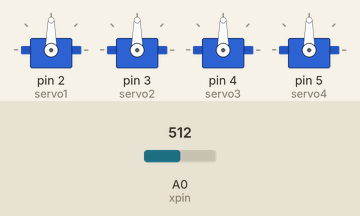
Simulated run of this sketch. Board: Arduino Uno, built with avr-gcc and run on an emulated ATmega328P. On the bench: 4 × servo. Inputs (shaded band) come from the test bench; at power-on: A0 (xpin) = 512.

Above: at 1.2 s.
1.3 s: A0 (xpin) set to 546
2.8 s: A0 (xpin) set to 571
At 4.0 s:
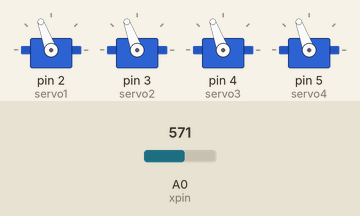
4.3 s: A0 (xpin) set to 545
At 5.5 s:
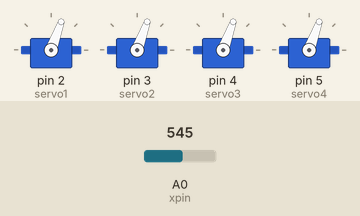
7.3 s: A0 (xpin) set to 565
At 7.9 s:
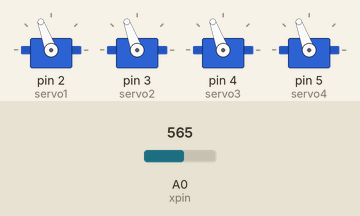
8.8 s: A0 (xpin) set to 511
At 10.0 s:
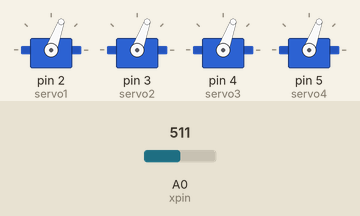
Timing chart, 0 to 11.8 s (numbered marks = the images above; inputs shaded):
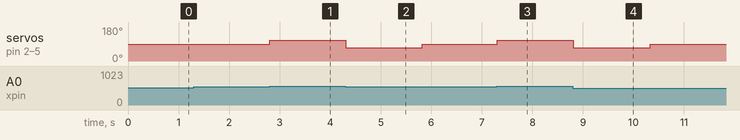

The sketch:

4_servo_accelerometer_code.ino
```cpp
#include <Servo.h>

Servo servo1;
Servo servo2;
Servo servo3;
Servo servo4;

const int xpin = A0;  // Accelerometer X-axis pin
const int thresholdLow = 380;
const int thresholdHigh = 555;

int direction = 0;         // 1 = CW, -1 = CCW, 0 = stop
long moveUnits = 0;        // Net movement from origin

unsigned long lastTrackTime = 0;
const int trackingInterval = 100; // ms between movement updates

void setup() {
  servo1.attach(2);
  servo2.attach(3);
  servo3.attach(4);
  servo4.attach(5);

  stopAllServos();  // Start idle
}

void loop() {
  int accelVal = analogRead(xpin);
  unsigned long now = millis();

  // If sensor is tilted → rotate accordingly
  if (accelVal > thresholdHigh) {
    rotateCW();
    direction = 1;

    if (now - lastTrackTime >= trackingInterval) {
      moveUnits += direction;
      lastTrackTime = now;
    }
  }
  else if (accelVal < thresholdLow) {
    rotateCCW();
    direction = -1;

    if (now - lastTrackTime >= trackingInterval) {
      moveUnits += direction;
      lastTrackTime = now;
    }
  }
  // Sensor is in neutral zone
  else {
    // If we're not at origin, return to origin
    if (moveUnits > 0) {
      rotateCCW();
      direction = -1;

      if (now - lastTrackTime >= trackingInterval) {
        moveUnits += direction;
        lastTrackTime = now;
      }
    }
    else if (moveUnits < 0) {
      rotateCW();
      direction = 1;

      if (now - lastTrackTime >= trackingInterval) {
        moveUnits += direction;
        lastTrackTime = now;
      }
    }
    else {
      // At origin, and sensor is neutral → STOP
      stopAllServos();
      direction = 0;
    }
  }

  delay(10);  // For smoothing
}

// === Helper functions ===
void rotateCW() {
  servo1.write(110);
  servo2.write(110);
  servo3.write(110);
  servo4.write(110);
}

void rotateCCW() {
  servo1.write(70);
  servo2.write(70);
  servo3.write(70);
  servo4.write(70);
}

void stopAllServos() {
  servo1.write(90);
  servo2.write(90);
  servo3.write(90);
  servo4.write(90);
}
```

Measured:
- the behaviour switches between 555 and 556 on A0 (xpin) (found by bisection; images 0 and 1)
- after the input at 1.3 s, every drawn part: stays the same
- after the input at 2.8 s, servo on pin 2 (servo1), servo on pin 3 (servo2), servo on pin 4 (servo3), servo on pin 5 (servo4): 90° → 110° at once
- after the input at 4.3 s, servo on pin 2 (servo1), servo on pin 3 (servo2), servo on pin 4 (servo3), servo on pin 5 (servo4): 110° → 70° at once, → 90° 1.5 s later
- after the input at 7.3 s, servo on pin 2 (servo1), servo on pin 3 (servo2), servo on pin 4 (servo3), servo on pin 5 (servo4): 90° → 110° at once
- after the input at 8.8 s, servo on pin 2 (servo1), servo on pin 3 (servo2), servo on pin 4 (servo3), servo on pin 5 (servo4): 110° → 70° at once, → 90° 1.5 s later
